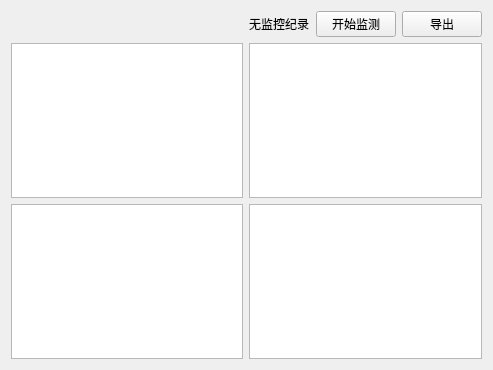
<?xml version="1.0" encoding="UTF-8"?>
<ui version="4.0">
 <class>Form</class>
 <widget class="QWidget" name="Form">
  <property name="geometry">
   <rect>
    <x>0</x>
    <y>0</y>
    <width>493</width>
    <height>370</height>
   </rect>
  </property>
  <property name="windowTitle">
   <string>Form</string>
  </property>
  <layout class="QHBoxLayout" name="horizontalLayout">
   <item>
    <layout class="QGridLayout" name="gridLayout">
     <item row="3" column="1">
      <widget class="QGraphicsView" name="graphicsView_4"/>
     </item>
     <item row="1" column="0">
      <widget class="QTextBrowser" name="info_Browser"/>
     </item>
     <item row="3" column="0">
      <widget class="QGraphicsView" name="Memory_GridView"/>
     </item>
     <item row="1" column="1">
      <widget class="QGraphicsView" name="CPU_GridView"/>
     </item>
     <item row="0" column="1">
      <layout class="QHBoxLayout" name="horizontalLayout_2">
       <item>
        <widget class="QLabel" name="label">
         <property name="text">
          <string>无监控纪录</string>
         </property>
        </widget>
       </item>
       <item>
        <widget class="QPushButton" name="recording_Button">
         <property name="text">
          <string>开始监测</string>
         </property>
        </widget>
       </item>
       <item>
        <widget class="QPushButton" name="Export_Button">
         <property name="text">
          <string>导出</string>
         </property>
        </widget>
       </item>
      </layout>
     </item>
    </layout>
   </item>
  </layout>
 </widget>
 <resources/>
 <connections/>
</ui>
